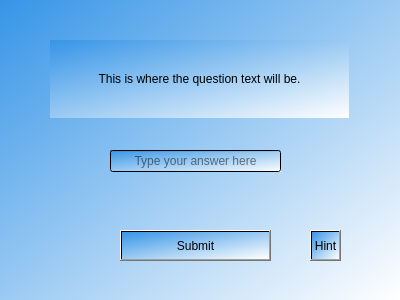
<?xml version="1.0" encoding="UTF-8"?>
<ui version="4.0">
 <class>Form</class>
 <widget class="QWidget" name="Form">
  <property name="geometry">
   <rect>
    <x>0</x>
    <y>0</y>
    <width>400</width>
    <height>300</height>
   </rect>
  </property>
  <property name="windowTitle">
   <string>Form</string>
  </property>
  <property name="styleSheet">
   <string notr="true">QWidget{
background-color:qlineargradient(spread:pad, x1:0, y1:0, x2:1, y2:1, stop:0 rgba(54, 149, 231, 255), stop:1 rgba(255, 255, 255, 255))
}</string>
  </property>
  <widget class="QLabel" name="QuestionLabel">
   <property name="geometry">
    <rect>
     <x>50</x>
     <y>40</y>
     <width>299</width>
     <height>78</height>
    </rect>
   </property>
   <property name="styleSheet">
    <string notr="true">QWidget{
font: 25 12pt &quot;Calibri&quot;;
background-color: &quot;lightgrey&quot;
}</string>
   </property>
   <property name="text">
    <string>This is where the question text will be.</string>
   </property>
   <property name="alignment">
    <set>Qt::AlignCenter</set>
   </property>
  </widget>
  <widget class="QPushButton" name="submit">
   <property name="geometry">
    <rect>
     <x>120</x>
     <y>230</y>
     <width>151</width>
     <height>31</height>
    </rect>
   </property>
   <property name="styleSheet">
    <string notr="true">QWidget{
font: 25 12pt &quot;Calibri&quot;;
background-color: &quot;lightgrey&quot;
}</string>
   </property>
   <property name="text">
    <string>Submit</string>
   </property>
  </widget>
  <widget class="QLineEdit" name="answerBox">
   <property name="geometry">
    <rect>
     <x>110</x>
     <y>150</y>
     <width>171</width>
     <height>22</height>
    </rect>
   </property>
   <property name="styleSheet">
    <string notr="true">QWidget{
font: 25 12pt &quot;Calibri&quot;;
background-color: &quot;lightgrey&quot;
}</string>
   </property>
   <property name="alignment">
    <set>Qt::AlignCenter</set>
   </property>
   <property name="placeholderText">
    <string>Type your answer here</string>
   </property>
  </widget>
  <widget class="QToolButton" name="hintButton">
   <property name="geometry">
    <rect>
     <x>310</x>
     <y>230</y>
     <width>31</width>
     <height>31</height>
    </rect>
   </property>
   <property name="styleSheet">
    <string notr="true">QWidget{
font: 25 12pt &quot;Calibri&quot;;
background-color: &quot;lightgrey&quot;
}</string>
   </property>
   <property name="text">
    <string>Hint</string>
   </property>
  </widget>
  <widget class="QLabel" name="hintLabel">
   <property name="geometry">
    <rect>
     <x>90</x>
     <y>190</y>
     <width>211</width>
     <height>20</height>
    </rect>
   </property>
   <property name="autoFillBackground">
    <bool>false</bool>
   </property>
   <property name="styleSheet">
    <string notr="true">QWidget{
font: 25 12pt &quot;Calibri&quot;;
color: rgb(0, 0, 0);
background-color: rgba(255, 255, 255, 0);
}</string>
   </property>
   <property name="text">
    <string/>
   </property>
   <property name="alignment">
    <set>Qt::AlignCenter</set>
   </property>
  </widget>
  <widget class="QLabel" name="emptyans">
   <property name="geometry">
    <rect>
     <x>110</x>
     <y>120</y>
     <width>171</width>
     <height>31</height>
    </rect>
   </property>
   <property name="font">
    <font>
     <family>Calibri</family>
     <pointsize>12</pointsize>
    </font>
   </property>
   <property name="styleSheet">
    <string notr="true">QWidget{
color:&quot;red&quot;;
background-color:rgba(255, 255, 255, 0)
}
</string>
   </property>
   <property name="text">
    <string/>
   </property>
   <property name="alignment">
    <set>Qt::AlignCenter</set>
   </property>
  </widget>
 </widget>
 <resources/>
 <connections/>
</ui>
